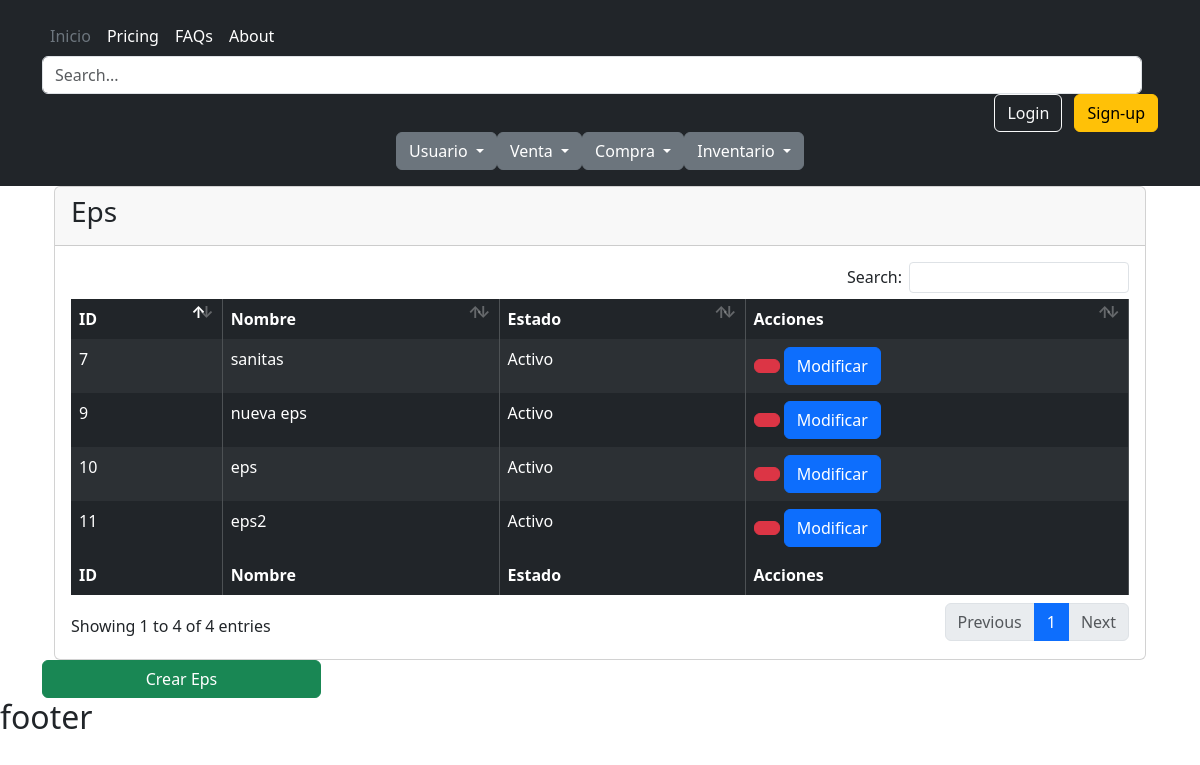
The app's page /usuarios/eps/, older data.
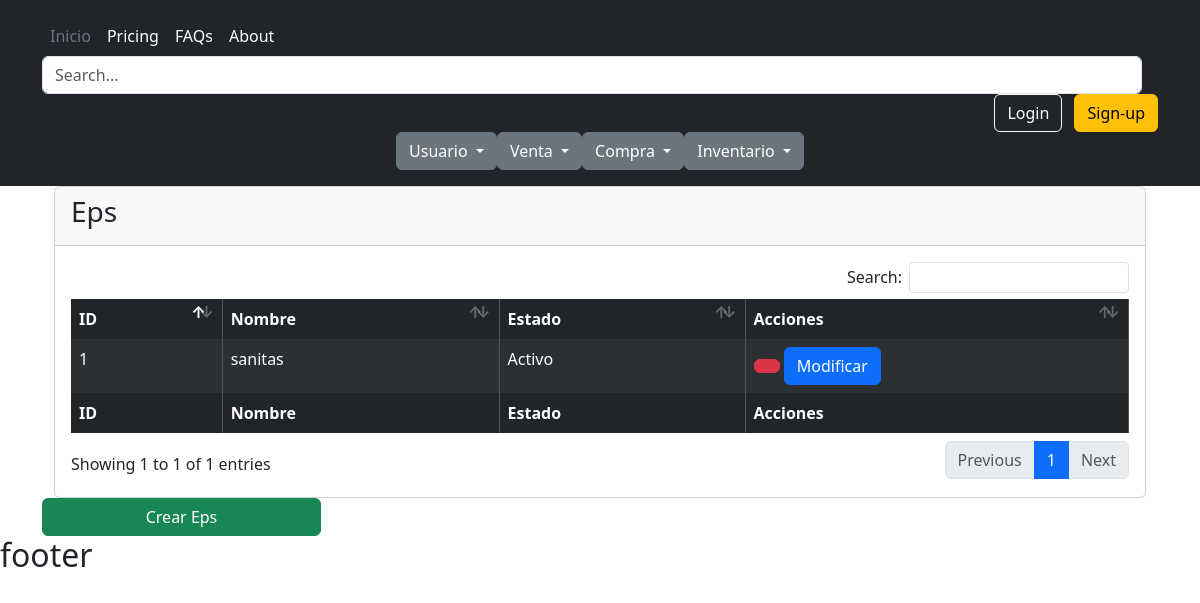
The same page, newer data.
### usuario/models.py (models this page shows, shortened)
class Eps(models.Model):
    nombre=models.CharField(max_length=45,verbose_name="Nombre EPS:")
    class Estado(models.TextChoices):
        ACTIVO='1',_("Activo")
        INACTIVO='0',_("Inactivo")
    estado=models.CharField(max_length=1,choices=Estado.choices,default=Estado.ACTIVO,verbose_name="Estado")
    class Meta:
        verbose_name_plural = "Eps"

### usuario/views.py (the view)
# urls.py: path('eps/', eps_listar, name="eps" ),
def eps_listar(request):
    titulo="Eps"
    modulo="Usuarios"
    eps= Eps.objects.all()
    context={
        "titulo":titulo,
        "modulo":modulo,
        "eps":eps
    }
    return render(request,"usuarios/eps/listar.html", context)

### base/templates/usuarios/eps/listar.html (shortened to what this page needs)
{% extends 'partials/body.html' %}
{% load bootstrap_icons %}
{% block contenido %}
<div class="wrapper">
  <section class="content">
    <div class="container-fluid">
      <div class="row">
        <div class="col-12">
          <div class="card">
            <div class="card-header">
              <h3 class="card-title"> {{titulo}} </h3>
            </div>
            <div class="card-body">
              <table id="example1" class="table table-bordered table-striped table-dark">
                <thead>
                  <tr>
                    <th>ID</th>
                    <th>Nombre</th>
                    <th>Estado</th>
                    <th>Acciones</th>
                  </tr>
              </thead>
            <tbody>
              {% for eps in eps %} {% if eps.estado != "0" %}
              <tr>
                <td>{{ eps.id }}</td>
                <td>{{eps.nombre}}</td>
                <td>{{eps.get_estado_display}}</td>
                <td>
                  <button  type="button" data-cafe-bar="{{eps.id}}" class="btnEliminar btn btn-danger"
                  data-bs-toggle="modal" data-bs-target="#modalConf">
              </button>
                  <a
                    class="btn btn-primary"
                    href="{% url 'eps-modificar' eps.id %}"
                    >Modificar</a
                  >
                </td>
              </tr>
              {% endif %} {% endfor %}
            </tbody>
            <tfoot>
              <tr>
                <th>ID</th>
                <th>Nombre</th>
                <th>Estado</th>
                <th>Acciones</th>
              </tr>
            </tfoot>
              </table>
            </div>
          </div>
        </div>
      </div>
    </div>
  </section>
  <a href="{% url 'eps-crear' %}" class="btn btn-success w-25">Crear {{titulo}}</a>
</div>
{% endblock contenido %}

Row changes from the older to the newer data that the page shows:
removed Eps: nombre "Eps", id "10", nombre "eps", estado "Activo"
removed Eps: id "7", nombre "sanitas", estado "Activo"
removed Eps: id "9", nombre "nueva eps", estado "Activo"
removed Eps: id "11", nombre "eps2", estado "Activo"
now on this page (row edited): Eps: id "1", nombre "sanitas", estado "Activo"
Text that changed along with them:
{{ titulo }}: (not shown) → "Eps"
text written by a page script: "Search: Showing 1 to 4 of 4 entries Previous 1 Next" → "Search: Showing 1 to 1 of 1 entries Previous 1 Next"
